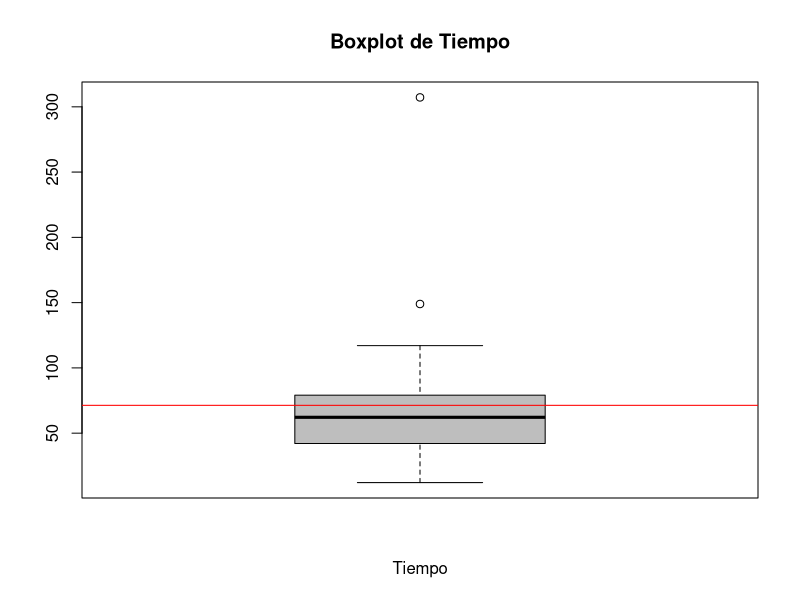
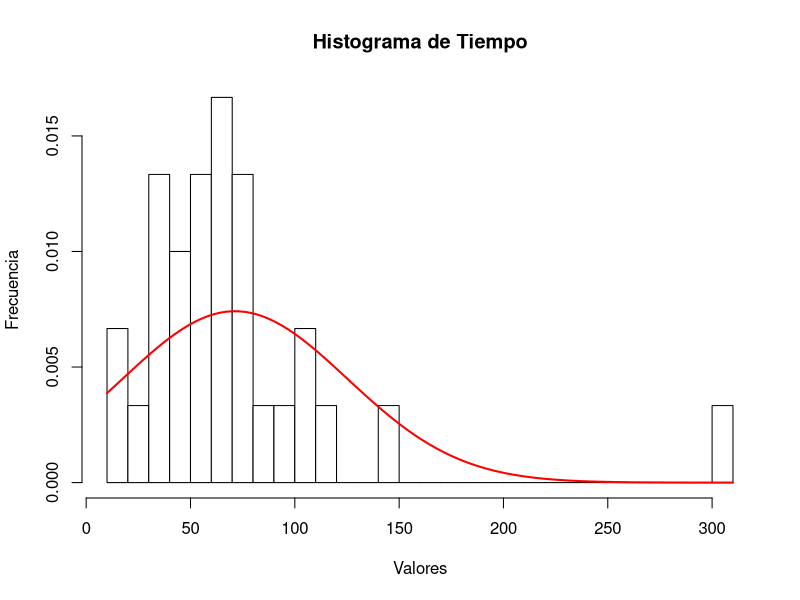

Generate these figures, in order, with R: (Note: this script raises an error after producing the figures.)
# 1)
# a)
# Parámetro de interés: \mu "tiempo medio de permanencia de la versión nueva"

# b)
# Hipótesis del investigador: H0: \mu = 60s vs. H1: \mu > 60s

# c)
# Nivel del test: 1% aproximadamente la probabilidad de tener el error de Tipo 1

# d)
# Xi = tiempo de la permanencia de la i-esima persona de la muestra
# \dfrac{\overline{X}_{n}-60}{\sqrt{\dfrac{s^2}{n}}}
# E(Xi) = \mu

library(readr)
datos <- read.table("datos_DNI_45913105.txt")
datos

# 2)
# a) 
media_muestral <- mean(datos$tiempo)
media_muestral

# b)
boxplot(datos$tiempo,
        main="Boxplot de Tiempo",
        xlab="Tiempo", col="gray")

abline(h = media_muestral, col = 'red')

# c)
hist(datos$tiempo,
     breaks = 25,
     probability = TRUE,
     main="Histograma de Tiempo",
     xlab="Valores", ylab="Frecuencia",
     col="white",
     border="black")

curve(dnorm(x,
            mean = media_muestral,
            sd = sd(datos$tiempo)),
      col = 'red',
      add = TRUE, lwd = 2)


# 3)
# No es exactamente normal. Se aproxima a una normal.


# 4)
# a)
# T = \dfrac{\overline{X}_{n}-60}{\sqrt{\dfrac{s^2}{n}}}
# Bajo H0. Es asintótico

# b)
# R_{\alpha} = {T > 2,326}


# 5)
qnorm(1-0.01)
estadistico_Tobs <- (media-60)/sd(datos$tiempo)*sqrt(30)
estadistico_Tobs
# No rechazo. No hay evidencia a nivel 0,01 para demostrar que el tiempo de
# permanencia promedio es mayor a 60s


# 6)
pvalor <- 1-pnorm(estadistico_Tobs)
pvalor
# No rechazo

# 7)
# No rechazo. Con un nivel del 1% ya es suficiente para rechazar, por lo tanto,
# se seguiría cumpliendo mi decisión si elijo un nivel del 5%.
